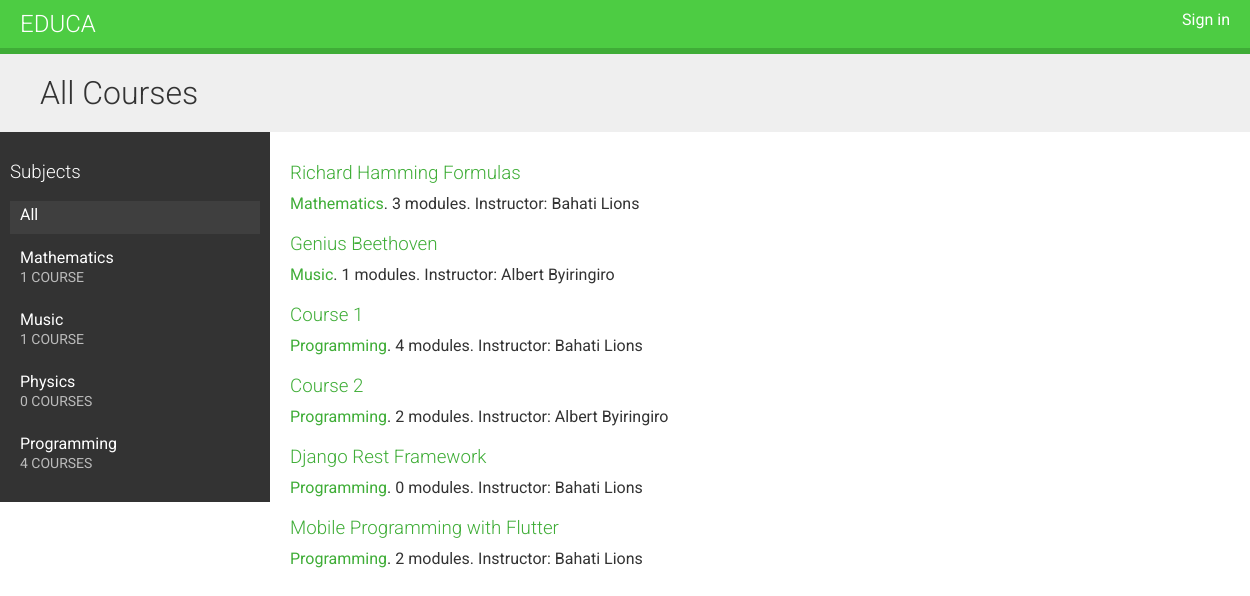
The page / on the database its author committed.
### courses/models.py (models this page shows, shortened)
class Subject(models.Model):
    title = models.CharField(max_length=200)
    slug = models.SlugField(max_length=200, unique=True)
    class Meta:
        ordering = ["title"]
    def __str__(self):
        return self.title

class Course(models.Model):
    owner = models.ForeignKey(
        User,
        on_delete=models.CASCADE,
        related_name="courses_created",
    )
    subject = models.ForeignKey(
        Subject,
        on_delete=models.CASCADE,
        related_name="courses",
    )
    students = models.ManyToManyField(
        User,
        related_name="courses_joined",
        blank=True,
    )
    title = models.CharField(max_length=200)
    slug = models.SlugField(max_length=200, unique=True)
    overview = models.TextField()
    created = models.DateTimeField(auto_now_add=True)
    class Meta:
        ordering = ["-created"]

### courses/views.py (the view)
# urls.py: path("", CourseListView.as_view(), name="course_list"),
class CourseListView(TemplateResponseMixin, View):
    model = Course
    template_name = "courses/course/list.html"
    def get(self, request, subject=None):
        subjects = Subject.objects.annotate(total_courses=Count("courses"))
        courses = Course.objects.annotate(total_modules=Count("modules"))
        if subject:
            subject = get_object_or_404(Subject, slug=subject)
            courses = courses.filter(subject=subject)
        return self.render_to_response(
            {
                "subjects": subjects,
                "subject": subject,
                "courses": courses,
            }
        )

### courses/templates/courses/course/list.html (shortened to what this page needs)
{% extends 'base.html' %}
{% block content %}
<h1>
    {% if subject %}
    {{ subject.title }} courses
    {% else %}
    All Courses
    {% endif %}
</h1>
<div class="contents">
    <h3>Subjects</h3>
    <ul id="modules">
      <li {% if not subject %}class="selected"{% endif %}>
        <a href="{% url "course_list" %}">All</a>
      </li>
      {% for s in subjects %}
        <li {% if subject == s %}class="selected"{% endif %}>
          <a href="{% url "course_list_subject" s.slug %}">
            {{ s.title }}
            <br>
            <span>
              {{ s.total_courses }} course{{ s.total_courses|pluralize }}
            </span>
          </a>
        </li>
      {% endfor %}
    </ul>
  </div>
  <div class="module">
    {% for course in courses %}
      {% with subject=course.subject %}
        <h3>
          <a href="{% url "course_detail" course.slug %}">
            {{ course.title }}
          </a>
        </h3>
        <p>
          <a href="{% url "course_list_subject" subject.slug %}">{{ subject }}</a>.
            {{ course.total_modules }} modules.
            Instructor: {{ course.owner.get_full_name }}
        </p>
      {% endwith %}
    {% endfor %}
  </div>
{% endblock content %}

### courses/static/css/base.css (style rules this page uses)
body { margin:0; font-family:'Roboto', sans-serif; font-weight:400; color:#333; }
a { color:#3fad37; text-decoration:none; }
ul { float:left; }
h1, h2, h3, h4, h5, h6 { font-family:'Roboto', sans-serif; font-weight:300; }
h1 { background:#efefef; width:100%; overflow:auto; padding:20px 0 20px 40px; margin:0; }
.module { padding:10px 20px; float:left; width:600px; }
.module h3 { margin:20px 0 0; padding:0; width:100%; }
.module p { margin:10px 0 20px; width:100%; float:left; }
.contents { width:20%; padding:10px; float:left; background:#333; color: #fff; font-family:'Roboto', sans-serif; }
.contents ul { list-style:none; margin:0; padding:0; width:100%; }
.contents ul li { margin:0 0 10px 0; padding:4px 10px 10px; overflow:auto; cursor:move; }
.contents ul li.selected { background:#3f3f3f; }
.contents ul span { text-transform:uppercase; color:#bbb; font-size:14px; }
.contents ul a { display:block; color:#fff; text-decoration:none; }

### rows shown on the page
Subject: title "Mathematics", total_courses "1"
Subject: title "Music", total_courses "1"
Subject: title "Physics", total_courses "0"
Subject: title "Programming", total_courses "4"
Course: title "Richard Hamming Formulas", subject "Mathematics", total_modules "3", owner.get_full_name "Bahati Lions"
Course: title "Genius Beethoven", subject "Music", total_modules "1", owner.get_full_name "Albert Byiringiro"
Course: title "Course 1", subject "Programming", total_modules "4", owner.get_full_name "Bahati Lions"
Course: title "Course 2", subject "Programming", total_modules "2", owner.get_full_name "Albert Byiringiro"
Course: title "Django Rest Framework", subject "Programming", total_modules "0", owner.get_full_name "Bahati Lions"
Course: title "Mobile Programming with Flutter", subject "Programming", total_modules "2", owner.get_full_name "Bahati Lions"
